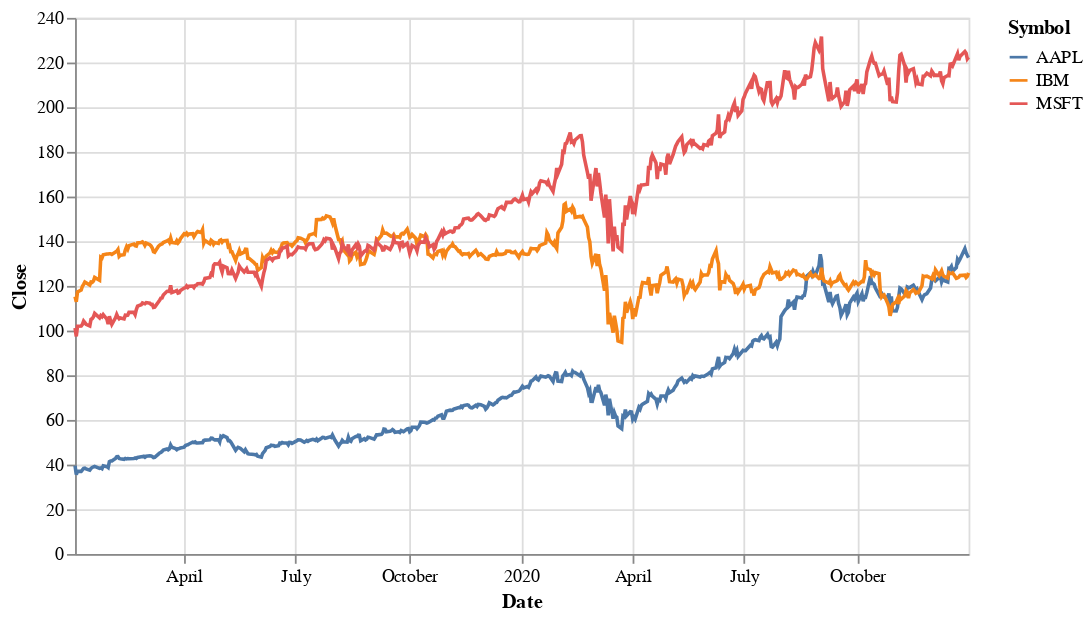

The code cell stored with this chart in its notebook:
### Markdown cell above
The stock price of Apple seems to be continuously increasing except for a few occasional drops. The one in the April 2020 might be related to the global pandemic due to corona virus.
The stock prices of all three companies will be shown in one visualization.

### Code cell
(alt.
  Chart(stocks).
  mark_line().
  encode(x='Date', y='Close', color='Symbol').
  properties(height=300, width=500))

### Figure 1 — Vega-Lite specification as saved in the notebook (floating-point values rounded to 4 significant figures; data arrays with more than 128 entries replaced by an {"elided": "..."} marker saying what was removed)
{"config": {"view": {"continuousWidth": 400, "continuousHeight": 300}}, "data": {"name": "data-b80c0ac72e137645a7f238ebd7c5085c"}, "mark": "line", "encoding": {"color": {"type": "nominal", "field": "Symbol"}, "x": {"type": "temporal", "field": "Date"}, "y": {"type": "quantitative", "field": "Close"}}, "height": 300, "width": 500, "$schema": "https://vega.github.io/schema/vega-lite/v4.8.1.json", "datasets": {"data-b80c0ac72e137645a7f238ebd7c5085c": {"elided": "1515 records"}}}
